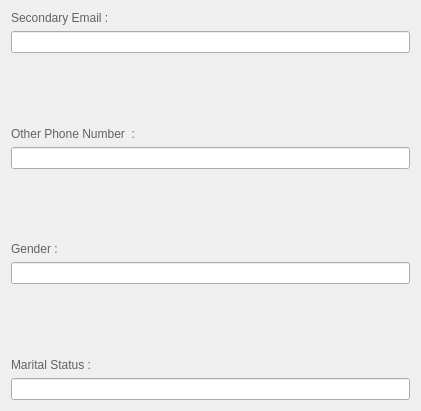
            <widget class="QWidget" name="layoutWidget_9">
             <property name="geometry">
              <rect>
               <x>40</x>
               <y>1120</y>
               <width>421</width>
               <height>411</height>
              </rect>
             </property>
             <layout class="QVBoxLayout" name="verticalLayout_14">
              <item>
               <widget class="QLabel" name="SecondaryEmailLabel_2">
                <property name="sizePolicy">
                 <sizepolicy hsizetype="Expanding" vsizetype="Fixed">
                  <horstretch>0</horstretch>
                  <verstretch>0</verstretch>
                 </sizepolicy>
                </property>
                <property name="styleSheet">
                 <string notr="true">color: rgb(98, 98, 98);</string>
                </property>
                <property name="text">
                 <string>Secondary Email :</string>
                </property>
               </widget>
              </item>
              <item>
               <widget class="QLineEdit" name="SecondaryEmail_2">
                <property name="minimumSize">
                 <size>
                  <width>0</width>
                  <height>0</height>
                 </size>
                </property>
                <property name="maximumSize">
                 <size>
                  <width>16777215</width>
                  <height>300</height>
                 </size>
                </property>
               </widget>
              </item>
              <item>
               <spacer name="verticalSpacer_28">
                <property name="orientation">
                 <enum>Qt::Orientation::Vertical</enum>
                </property>
                <property name="sizeType">
                 <enum>QSizePolicy::Policy::Expanding</enum>
                </property>
                <property name="sizeHint" stdset="0">
                 <size>
                  <width>10</width>
                  <height>20</height>
                 </size>
                </property>
               </spacer>
              </item>
              <item>
               <widget class="QLabel" name="OtherPhoneNumLabel_2">
                <property name="sizePolicy">
                 <sizepolicy hsizetype="Expanding" vsizetype="Fixed">
                  <horstretch>0</horstretch>
                  <verstretch>0</verstretch>
                 </sizepolicy>
                </property>
                <property name="styleSheet">
                 <string notr="true">color: rgb(98, 98, 98);</string>
                </property>
                <property name="text">
                 <string>Other Phone Number  :</string>
                </property>
               </widget>
              </item>
              <item>
               <widget class="QLineEdit" name="OtherPhoneNum_2">
                <property name="minimumSize">
                 <size>
                  <width>0</width>
                  <height>0</height>
                 </size>
                </property>
                <property name="maximumSize">
                 <size>
                  <width>16777215</width>
                  <height>300</height>
                 </size>
                </property>
               </widget>
              </item>
              <item>
               <spacer name="verticalSpacer_29">
                <property name="orientation">
                 <enum>Qt::Orientation::Vertical</enum>
                </property>
                <property name="sizeType">
                 <enum>QSizePolicy::Policy::Expanding</enum>
                </property>
                <property name="sizeHint" stdset="0">
                 <size>
                  <width>10</width>
                  <height>20</height>
                 </size>
                </property>
               </spacer>
              </item>
              <item>
               <widget class="QLabel" name="GenderLabel_2">
                <property name="sizePolicy">
                 <sizepolicy hsizetype="Expanding" vsizetype="Fixed">
                  <horstretch>0</horstretch>
                  <verstretch>0</verstretch>
                 </sizepolicy>
                </property>
                <property name="styleSheet">
                 <string notr="true">color: rgb(98, 98, 98);</string>
                </property>
                <property name="text">
                 <string>Gender :</string>
                </property>
               </widget>
              </item>
              <item>
               <widget class="QLineEdit" name="Gender_2">
                <property name="maximumSize">
                 <size>
                  <width>16777215</width>
                  <height>300</height>
                 </size>
                </property>
               </widget>
              </item>
              <item>
               <spacer name="verticalSpacer_30">
                <property name="orientation">
                 <enum>Qt::Orientation::Vertical</enum>
                </property>
                <property name="sizeType">
                 <enum>QSizePolicy::Policy::Expanding</enum>
                </property>
                <property name="sizeHint" stdset="0">
                 <size>
                  <width>10</width>
                  <height>20</height>
                 </size>
                </property>
               </spacer>
              </item>
              <item>
               <widget class="QLabel" name="MaritalStatusLabel_2">
                <property name="sizePolicy">
                 <sizepolicy hsizetype="Expanding" vsizetype="Fixed">
                  <horstretch>0</horstretch>
                  <verstretch>0</verstretch>
                 </sizepolicy>
                </property>
                <property name="styleSheet">
                 <string notr="true">color: rgb(98, 98, 98);</string>
                </property>
                <property name="text">
                 <string>Marital Status :</string>
                </property>
               </widget>
              </item>
              <item>
               <widget class="QLineEdit" name="MaritalStatus_2">
                <property name="maximumSize">
                 <size>
                  <width>16777215</width>
                  <height>300</height>
                 </size>
                </property>
               </widget>
              </item>
             </layout>
            </widget>
